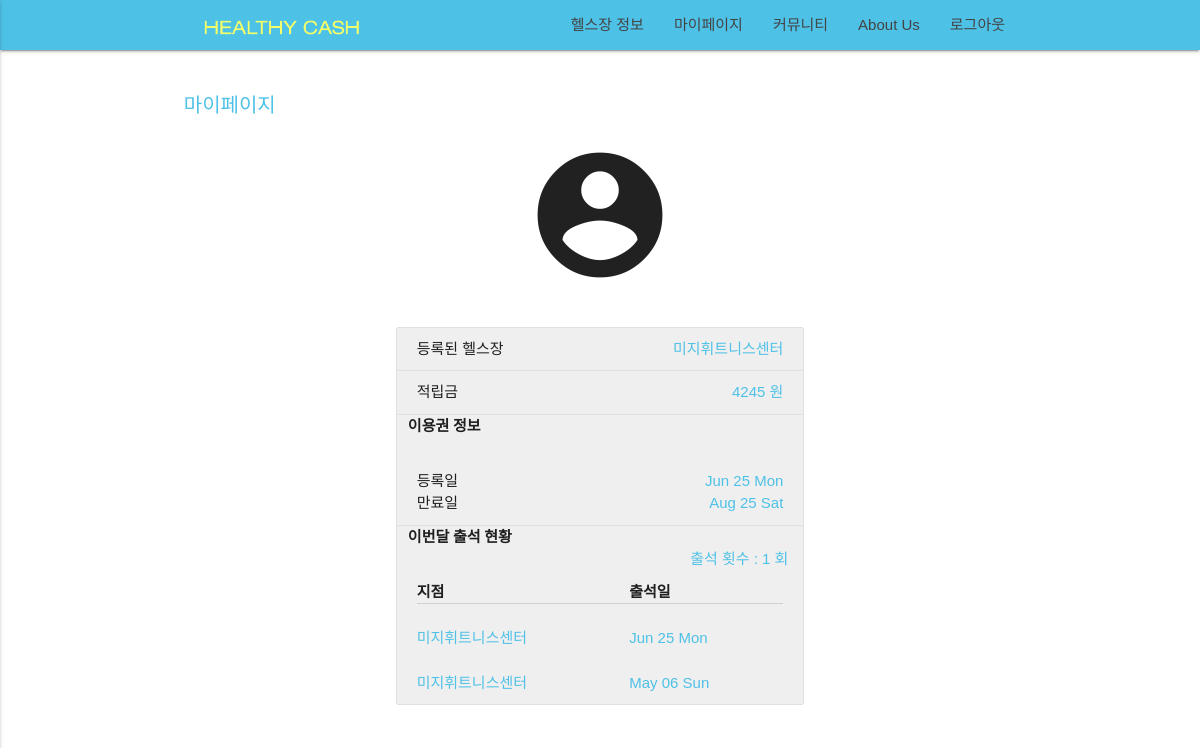
Screenshot of /profiles/mypage/ (signed in) with the database file from the repository.
### profiles/models.py (models this page shows, shortened)
class Profile(models.Model):
    user             = models.OneToOneField(User) # user.profile
    email            = models.CharField(max_length = 120)
    real_name        = models.CharField(max_length = 120, null=True)
    sex              = models.CharField(max_length = 50, null=True)
    followers        = models.ManyToManyField(User, related_name='followers', blank=True)
    following        = models.ManyToManyField(User, related_name='following', blank=True)
    timestamp        = models.DateTimeField(auto_now_add=True)
    updated          = models.DateTimeField(auto_now=True)
    healthclub       = models.ForeignKey(HealthClub, null=True)
    is_health_master = models.BooleanField(default = False)
    exercised        = models.IntegerField(default = 0)
    unit_cash        = models.IntegerField(default = 0)
    cash             = models.IntegerField(default = 0)
    healthclub_price = models.IntegerField(default = 0)
    start_date       = models.DateTimeField(null=True)
    expire_date      = models.DateTimeField(null=True)

### healthclub/models.py (models this page shows, shortened)
class HealthClub(models.Model):
    initiated = models.BooleanField(default=False)
    name      = models.CharField(max_length = 120)
    address   = models.CharField(max_length = 200)
    master    = models.ForeignKey(User, related_name='is_health_master')
    geometry  = models.CharField(max_length = 200, blank=True)
    photo     = models.ImageField(blank=True)
    qrcode    = models.ImageField(blank=True)
    member    = models.IntegerField(default = 0)
    price1    = models.IntegerField(blank = True, default= 0)
    price2    = models.IntegerField(blank = True, default= 0)
    price3    = models.IntegerField(blank = True, default= 0)
    price6    = models.IntegerField(blank = True, default= 0)
    price12   = models.IntegerField(blank = True, default= 0)
    detail   = models.CharField(max_length = 1000, blank = True)
    timestamp = models.DateTimeField(auto_now=True)
    updated = models.DateTimeField(auto_now_add=True)

class HealthDiary(models.Model):
    user = models.ForeignKey(settings.AUTH_USER_MODEL)
    healthclub = models.ForeignKey(HealthClub)
    timestamp = models.DateTimeField(auto_now=True)

### profiles/views.py (the view)
def mypage(request):
    user = request.user
    profile = Profile.objects.get(user=user)
    last_diary = HealthDiary.objects.filter(user = user)
    expire_date = profile.expire_date  #When expire_date Expires
    if expire_date != None:
        if expire_date < datetime.now():
            profile.healthclub = None
            profile.expire_date = None
            profile.start_date = None
            profile.save()
    if(len(last_diary)==0):
        pass
    else:
        last_diary = last_diary.last().timestamp
        if last_diary.month < datetime.now().month:
            profile.exercised = 0
    profile = Profile.objects.get(user=user)
    record = HealthDiary.objects.filter(user=user)
    context = {'profile' : profile, 'username' : user.username, 'record' : record, 'real_name' : user.profile.real_name}
    return render(request, 'mypage.html', context)

### templates/mypage.html (shortened to what this page needs)
{% extends "base.html"  %}
{% load staticfiles %}
{%block content%}
<div class="container">
    <div class="row" style="padding-top:20px">
      <p class="header" style="margin-left:15px;font-size:20px;color:#4EC1E6;"> 마이페이지 </p>
       <center>
        <i style="font-size:150px"  class="large material-icons">account_circle</i>
        </center>
        <div class="col s12 m3 l3"></div>
        <div class="col s12 m6 l6">
          <ul class="collection" style="margin-top:30px;">
            <li class="collection-item">
              <span>등록된 헬스장</span>
              <span class="highlight" style="float:right">{{profile.healthclub.name}} </span>
            </li>
            <li class="collection-item">
              <span>적립금</span>
              <span class="highlight" style="float:right">{{profile.cash}} 원 </span>
            </li>
            <li style="font-weight: bold; background-color:#efefef;">&nbsp;&nbsp;&nbsp;이용권 정보<li>
              <li style="background-color:#efefef"><br></li>
            <li class="collection-item">
              <span>등록일</span>
              <span class="highlight" style="float:right">{{profile.start_date|date:"M d D"}}  </span>
              <br>
              <span>만료일</span>
              <span class="highlight" style="float:right">{{profile.expire_date|date:"M d D"}} </span>
            </li>
            <li style="font-weight: bold; background-color:#efefef;">&nbsp;&nbsp;&nbsp;이번달 출석 현황</li>
            <span class="highlight" style="float:right; margin-right:15px;">출석 횟수 : {{profile.exercised}} 회  </span>
            <li class="collection-item">
              <br>
              <table>
                  <thead>
                    <tr>
                        <th>지점</th>
                        <th>출석일</th>
                    </tr>
                  </thead>
                  <tbody>
                      {% for r in record reversed%}
                      <tr><td><br></td><td><br></td></tr>
                    <tr>
                      <td><span class="highlight">{{r.healthclub.name}}</span></td>
                      <td><span class="highlight">{{r.timestamp|date:"M d D"}}</span></td>
                    </tr>
                       {% endfor %}
                  </tbody>
              </table>
            </li>
          </ul>
      </div>
    </div>
</div>
{% endblock content %}

### static/css/style.css (style rules this page uses)
p { line-height: 2rem; }

### templates/mypage.html (style rules this page uses)
.highlight { color:#4EC1E6; }
.collection-item { background-color:#efefef !important; }

### rows the page displays
Profile: healthclub.name "미지휘트니스센터", cash "4245", start_date "Jun 25 Mon", expire_date "Aug 25 Sat", exercised "1"
HealthDiary: healthclub.name "미지휘트니스센터", timestamp "Jun 25 Mon"
HealthDiary: healthclub.name "미지휘트니스센터", timestamp "May 06 Sun"
